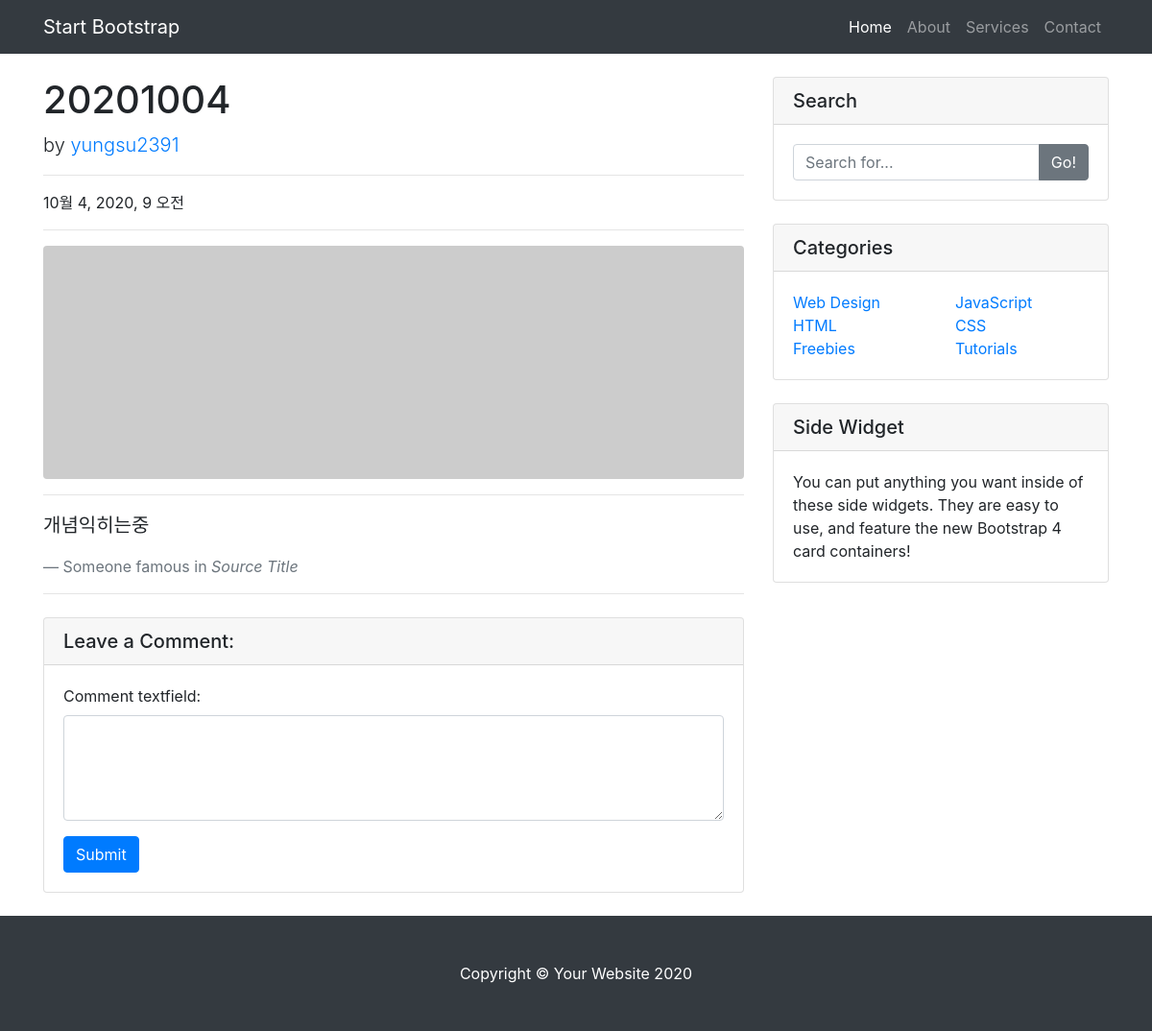
Before: /blogMain/detail/2/ with the older database file.
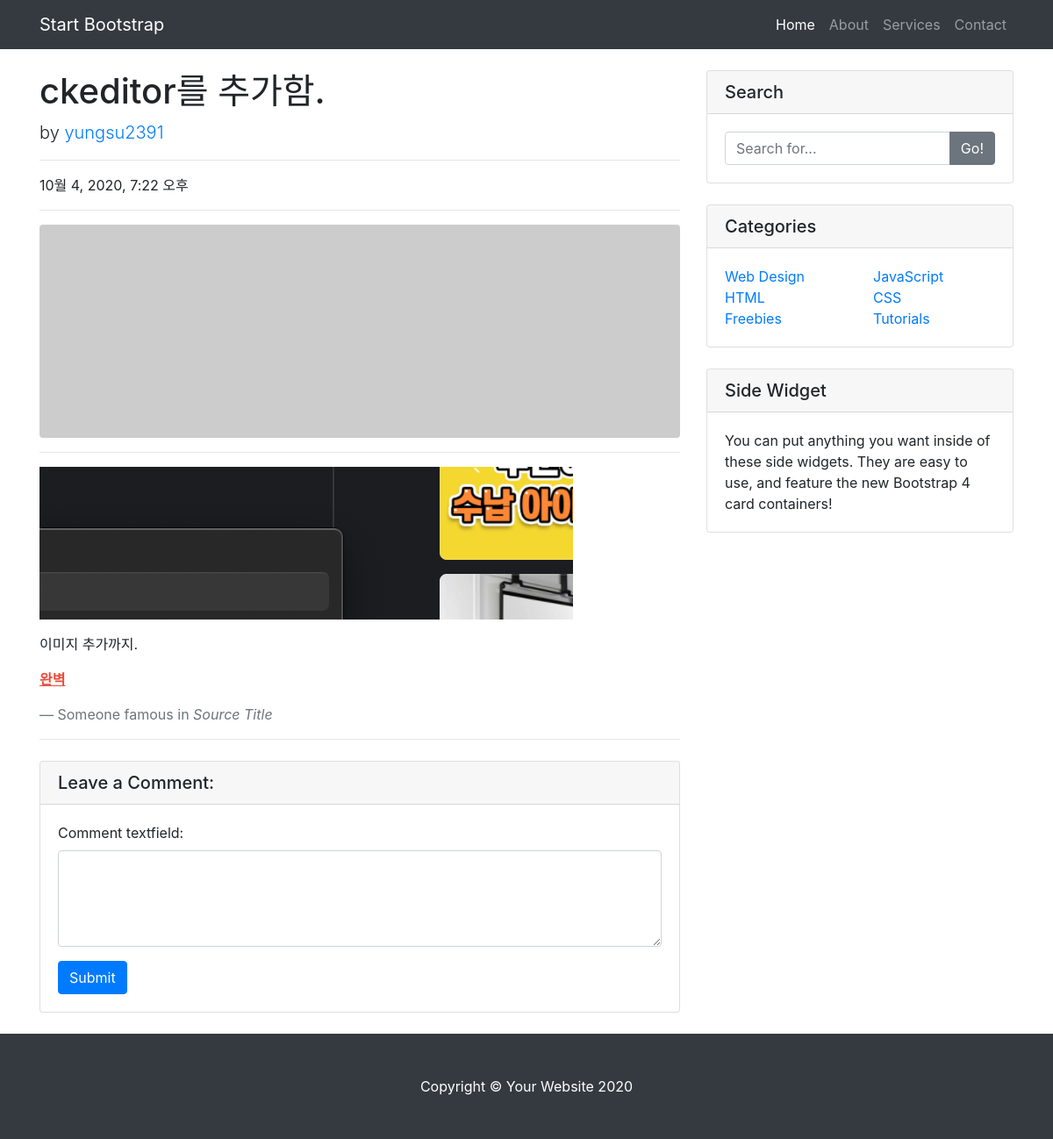
After: the same page with the newer database file.
### blogapp/models.py (models this page shows)
class Blog(models.Model):
    title = models.CharField(max_length=100)
    pub_date = models.DateTimeField(auto_now_add=True)
    author = models.ForeignKey(User, on_delete=models.CASCADE, null=True, default=1)
    body = RichTextUploadingField()

### blogapp/views.py (the view)
# urls.py: path('blogMain/detail/<int:blog_id>/', blogapp.views.detail, name='detail'),
def detail(request, blog_id):
    blog_detail = get_object_or_404(Blog, pk=blog_id)
    comments = Comment.objects.filter(blog_id=blog_id)
    if request.method == 'POST':
        comment_form = BlogCommentForm(request.POST)
        if comment_form.is_valid():
            content = comment_form.cleaned_data['comment_textfield']
            print(content)
            login_request_uri = 'https://kauth.kakao.com/oauth/authorize?'
            client_id = '5d111e326ced992ef3940d6cc48ec2c9'
            redirect_uri = 'http://127.0.0.1:8000/oauth'
            login_request_uri += 'client_id=' + client_id
            login_request_uri += '&redirect_uri=' + redirect_uri
            login_request_uri += '&response_type=code'
            return redirect(login_request_uri)
        else:
            return redirect('blogMain')
    else:
        comment_form = BlogCommentForm()
        context = {
            'blog_detail': blog_detail,
            'comments': comments,
            'comment_form': comment_form
        }
        return render(request, 'detail.html', context)

### blogapp/forms.py
class BlogCommentForm(forms.ModelForm):
    class Meta:
        model = Comment
        fields = ['comment_textfield']
        widgets = {
            'comment_textfield': forms.Textarea(attrs={'class': 'form-control', 'rows': 4, 'cols': 40})
        }

### blogapp/templates/detail.html (shortened to what this page needs)
{% load static %}
<!DOCTYPE html>
<html lang="en">
<head>
    <link href="{% static 'css/detail/vendor/bootstrap/css/bootstrap.min.css' %}" rel="stylesheet">
    <link href="{% static 'css/detail/css/blog-post.css' %}" rel="stylesheet">
</head>
<body>
  <nav class="navbar navbar-expand-lg navbar-dark bg-dark fixed-top">
    <div class="container">
      <a class="navbar-brand" href="#">Start Bootstrap</a>
      <div class="collapse navbar-collapse" id="navbarResponsive">
        <ul class="navbar-nav ml-auto">
          <li class="nav-item active">
            <a class="nav-link" href="#">Home
            </a>
          </li>
          <li class="nav-item">
            <a class="nav-link" href="#">About</a>
          </li>
          <li class="nav-item">
            <a class="nav-link" href="#">Services</a>
          </li>
          <li class="nav-item">
            <a class="nav-link" href="#">Contact</a>
          </li>
        </ul>
      </div>
    </div>
  </nav>
  <div class="container">
    <div class="row">
      <div class="col-lg-8">
        <h1 class="mt-4">{{ blog_detail.title }}</h1>
        <p class="lead">
          by
          <a href="#">{{ blog_detail.author }}</a>
        </p>
        <hr>
        <p>{{ blog_detail.pub_date }}</p>
        <hr>
        <img class="img-fluid rounded" src="http://placehold.it/900x300" alt="">
        <hr>
        <p class="lead">{{ blog_detail.body | safe }}</p>
        <blockquote class="blockquote">
          <footer class="blockquote-footer">Someone famous in
            <cite title="Source Title">Source Title</cite>
          </footer>
        </blockquote>
        <hr>
        <div class="card my-4">
            <h5 class="card-header">Leave a Comment:</h5>
            <div class="card-body">
                <form method="POST">
                    <div class="form-group">{{ comment_form }}</div>
                    <button type="submit" class="btn btn-primary">Submit</button>
                </form>
            </div>
        </div>
      </div>
      <div class="col-md-4">
        <div class="card my-4">
          <h5 class="card-header">Search</h5>
          <div class="card-body">
            <div class="input-group">
              <input type="text" class="form-control" placeholder="Search for...">
              <span class="input-group-append">
                <button class="btn btn-secondary" type="button">Go!</button>
              </span>
            </div>
          </div>
        </div>
        <div class="card my-4">
          <h5 class="card-header">Categories</h5>
          <div class="card-body">
            <div class="row">
              <div class="col-lg-6">
                <ul class="list-unstyled mb-0">
                  <li>
                    <a href="#">Web Design</a>
                  </li>
                  <li>
                    <a href="#">HTML</a>
                  </li>
                  <li>
                    <a href="#">Freebies</a>
                  </li>
                </ul>
              </div>
              <div class="col-lg-6">
                <ul class="list-unstyled mb-0">
                  <li>
                    <a href="#">JavaScript</a>
                  </li>
                  <li>
                    <a href="#">CSS</a>
                  </li>
                  <li>
                    <a href="#">Tutorials</a>
                  </li>
                </ul>
              </div>
            </div>
          </div>
        </div>
        <div class="card my-4">
          <h5 class="card-header">Side Widget</h5>
          <div class="card-body">
            You can put anything you want inside of these side widgets. They are easy to use, and feature the new Bootstrap 4 card containers!
          </div>
        </div>
      </div>
    </div>
  </div>
  <footer class="py-5 bg-dark">
    <div class="container">
      <p class="m-0 text-center text-white">Copyright &copy; Your Website 2020</p>
    </div>
  </footer>
</body>
</html>

### blogapp/static/css/detail/css/blog-post.css (style rules this page uses)
body { padding-top: 56px; }

Changed rows visible on the page:
changed Blog "yungsu2391": title "20201004" → "ckeditor를 추가함."; pub_date "10월 4, 2020, 9 오전" → "10월 4, 2020, 7:22 오후"; body: picture added; body "개념익히는중" → "이미지 추가까지. 완벽"
